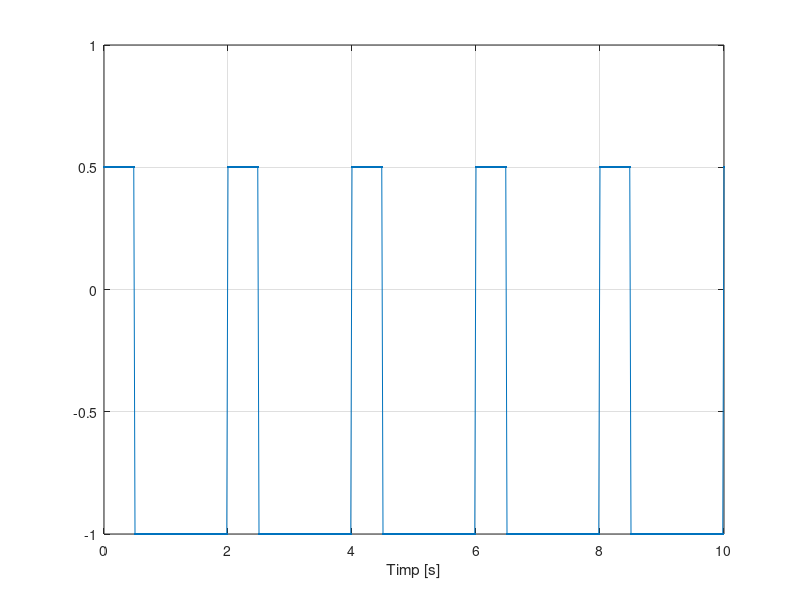

Write the MATLAB code that produced this figure.
perioada = 2;
rezolutie = 0.02;
max=0.5;
min=-1;

t_max = 10;

t=0:rezolutie:t_max;

contor = 1;

while contor <= t_max/rezolutie + 1
    if mod(t(contor), perioada) < perioada/4
        y(contor)=max;
    else
        y(contor)=min;
    end
    contor=contor+1;
end

plot(t,y,'.-'),xlabel('Timp [s]'),grid 